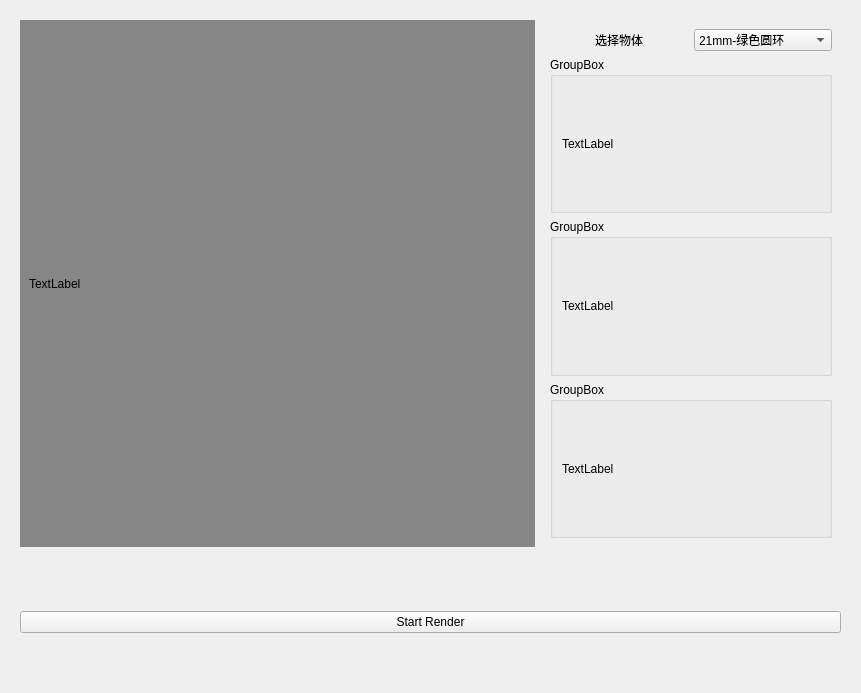
<?xml version="1.0" encoding="UTF-8"?>
<ui version="4.0">
 <class>Form</class>
 <widget class="QWidget" name="Form">
  <property name="geometry">
   <rect>
    <x>0</x>
    <y>0</y>
    <width>861</width>
    <height>693</height>
   </rect>
  </property>
  <property name="windowTitle">
   <string>Form</string>
  </property>
  <layout class="QVBoxLayout" name="verticalLayout">
   <item>
    <widget class="QWidget" name="widget_2" native="true">
     <layout class="QHBoxLayout" name="horizontalLayout">
      <item>
       <widget class="QWidget" name="widget_3" native="true">
        <property name="styleSheet">
         <string notr="true">background-color: rgb(134, 134, 134);</string>
        </property>
        <layout class="QHBoxLayout" name="horizontalLayout_5">
         <item>
          <widget class="QLabel" name="label">
           <property name="text">
            <string>TextLabel</string>
           </property>
          </widget>
         </item>
        </layout>
       </widget>
      </item>
      <item>
       <widget class="QWidget" name="widget_4" native="true">
        <property name="maximumSize">
         <size>
          <width>300</width>
          <height>16777215</height>
         </size>
        </property>
        <layout class="QVBoxLayout" name="verticalLayout_2">
         <item>
          <layout class="QHBoxLayout" name="horizontalLayout_2">
           <item>
            <widget class="QLabel" name="select_object_label">
             <property name="text">
              <string>选择物体</string>
             </property>
             <property name="alignment">
              <set>Qt::AlignCenter</set>
             </property>
            </widget>
           </item>
           <item>
            <widget class="QComboBox" name="secect_object_comboBox">
             <item>
              <property name="text">
               <string>21mm-绿色圆环</string>
              </property>
             </item>
            </widget>
           </item>
          </layout>
         </item>
         <item>
          <widget class="QGroupBox" name="groupBox">
           <property name="title">
            <string>GroupBox</string>
           </property>
           <layout class="QHBoxLayout" name="horizontalLayout_6">
            <item>
             <widget class="QLabel" name="label_2">
              <property name="text">
               <string>TextLabel</string>
              </property>
             </widget>
            </item>
           </layout>
          </widget>
         </item>
         <item>
          <widget class="QGroupBox" name="groupBox_2">
           <property name="title">
            <string>GroupBox</string>
           </property>
           <layout class="QVBoxLayout" name="verticalLayout_4">
            <item>
             <widget class="QLabel" name="label_3">
              <property name="text">
               <string>TextLabel</string>
              </property>
             </widget>
            </item>
           </layout>
          </widget>
         </item>
         <item>
          <widget class="QGroupBox" name="groupBox_3">
           <property name="title">
            <string>GroupBox</string>
           </property>
           <layout class="QVBoxLayout" name="verticalLayout_5">
            <item>
             <widget class="QLabel" name="label_4">
              <property name="text">
               <string>TextLabel</string>
              </property>
             </widget>
            </item>
           </layout>
          </widget>
         </item>
        </layout>
       </widget>
      </item>
     </layout>
    </widget>
   </item>
   <item>
    <widget class="QWidget" name="widget" native="true">
     <property name="maximumSize">
      <size>
       <width>16777215</width>
       <height>120</height>
      </size>
     </property>
     <layout class="QHBoxLayout" name="horizontalLayout_4">
      <item>
       <layout class="QHBoxLayout" name="horizontalLayout_3">
        <item>
         <layout class="QVBoxLayout" name="verticalLayout_3"/>
        </item>
        <item>
         <widget class="QPushButton" name="start_render_btn">
          <property name="text">
           <string>Start Render</string>
          </property>
         </widget>
        </item>
       </layout>
      </item>
     </layout>
    </widget>
   </item>
  </layout>
 </widget>
 <resources/>
 <connections/>
</ui>
